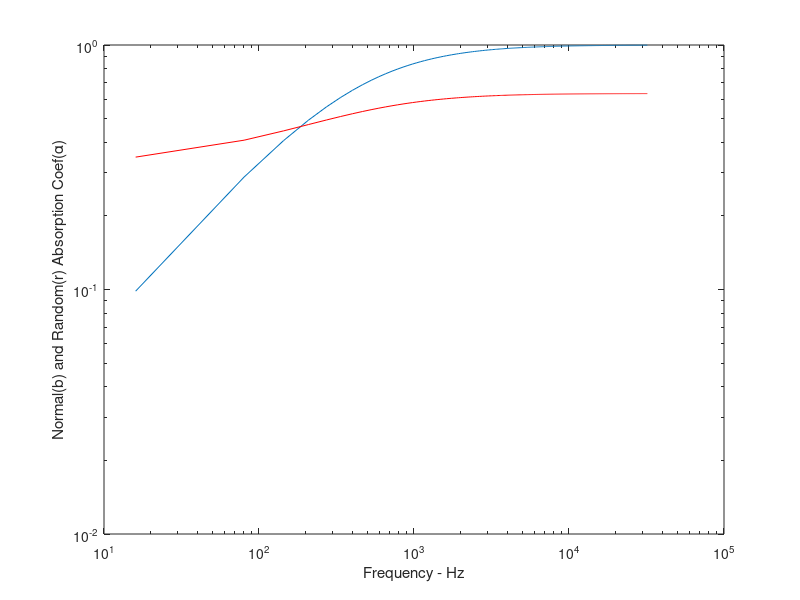
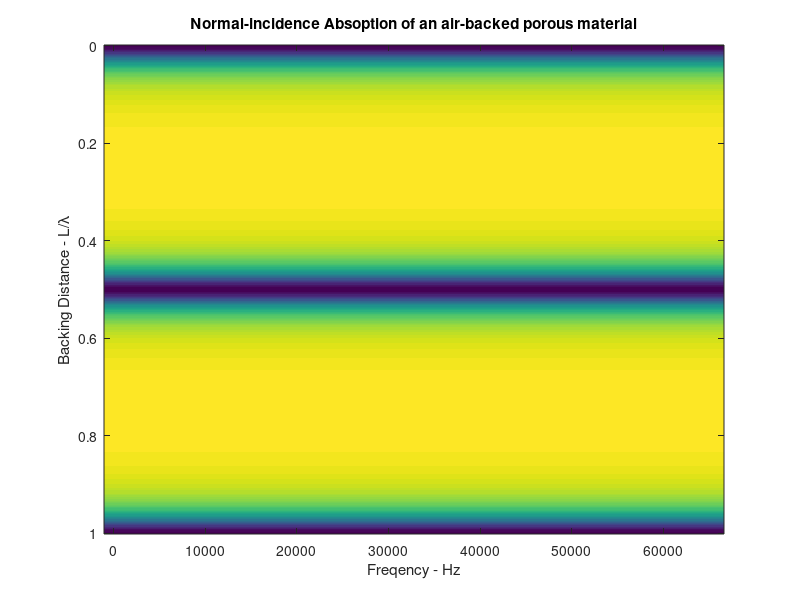

Source code (MATLAB) for these figures, in order:
function architectural_ac_hw4()
    problem1()
end

function problem1()

    porosity = 0.8;
    flow_res = 30000;
    rho_panel = 50;
    thickness = 0.05; % meters
    
    c_air =   343;
    rho_air = 412/c_air;
    p0c0 = c_air * rho_air;
    
    figure();
    
    numfreq = 500;
    
    f = linspace(16,32000,numfreq);
    w =  rho_air.*c_air.*(1+0.0571.*(rho_air.*f./flow_res).^(-0.754));
    x = -rho_air.*c_air.*(  0.0870.*(rho_air.*f./flow_res).^(-0.732));
    Z_m = w + 1j.*x;
    
    beta = (1./f).*(1+0.0978.*(rho_air.*f./flow_res).^(-0.7));
    delta  = (1./f).*(0.189.*(rho_air.*f./flow_res).^(-0.595));
    q = delta + 1j.*beta;
    
    z_rat = Z_m./(rho_air.*c_air);
    alpha_n = 1 - abs( (z_rat-1) ./ (z_rat+1) ).^2;
    
    loglog(f,alpha_n);
    
    numtheta = 200;
    theta = linspace(0,pi/2,numtheta)';
    Z_m   = repmat(Z_m,numtheta,1);
    theta = repmat(theta,1,numfreq);
    
    z_rat = Z_m./(rho_air.*c_air);
    alpha_theta = 1 - abs( (z_rat-1).*cos(theta) ./ (z_rat+1) ).^2;
    alpha_rand = mean(2.*alpha_theta.*sin(theta).*cos(theta),1);
    hold on;
    loglog(f,alpha_rand,'r');
    xlabel('Frequency - Hz');
    ylabel('Normal(b) and Random(r) Absorption Coef(\alpha)');
    
    figure();
    
    % With backing now:
    numL= 400;
    numfreq = 32;
    %f = repmat(linspace(16,32000,numfreq),numL,1);
    f = repmat(2.^(linspace(4,16,numfreq)),numL,1);
    L = repmat(linspace(0,1,numL)',1,numfreq);
    r_f = flow_res*thickness;
    L_lambda = (c_air ./f) .* L;
    d = L_lambda;
    %d = 0.25*c_air/1000;
    omega_r = sqrt(rho_air*c_air*c_air./(rho_panel.*thickness.*d));
    % using d=L_lambda in eq 7.102:
    %numerator = (4*r_f*rho_air*c_air);
    %dterm1 = (r_f + rho_air*c_air)^2;
    %dterm2 = (rho_panel.*thickness./(2.*pi.*f).*((2.*pi.*f).^2 - omega_r.^2)).^2;
    %dterm2 = (rho_panel.*thickness./(f).*(f.^2 - omega_r.^2)).^2;
    %alpha_n = numerator./(dterm1 + dterm2);
    % using Eq 7.78
    term1 = (sqrt(r_f/p0c0) + sqrt(p0c0/r_f))^2;
    term2 = p0c0./r_f .* cot(2.*pi.*f.*d./c_air).^2;
    alpha_n = 4./(term1+term2);
    
    imagesc(f(1,:),L(:,1),(alpha_n));
    xlabel('Freqency - Hz');
    ylabel('Backing Distance - L/\lambda');
    title('Normal-incidence Absoption of an air-backed porous material');
end